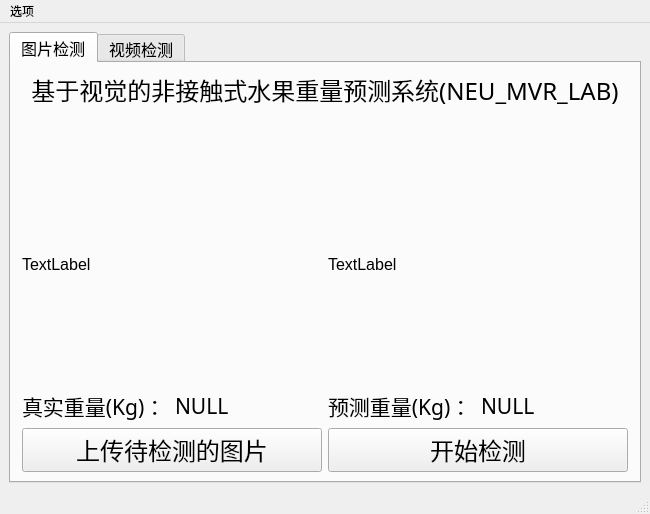
<?xml version="1.0" encoding="UTF-8"?>
<ui version="4.0">
 <class>MainWindow</class>
 <widget class="QMainWindow" name="MainWindow">
  <property name="geometry">
   <rect>
    <x>0</x>
    <y>0</y>
    <width>650</width>
    <height>514</height>
   </rect>
  </property>
  <property name="sizePolicy">
   <sizepolicy hsizetype="Fixed" vsizetype="Fixed">
    <horstretch>0</horstretch>
    <verstretch>0</verstretch>
   </sizepolicy>
  </property>
  <property name="minimumSize">
   <size>
    <width>650</width>
    <height>514</height>
   </size>
  </property>
  <property name="maximumSize">
   <size>
    <width>650</width>
    <height>514</height>
   </size>
  </property>
  <property name="windowTitle">
   <string>Without_Touch</string>
  </property>
  <widget class="QWidget" name="centralwidget">
   <layout class="QHBoxLayout" name="horizontalLayout_2">
    <item>
     <widget class="QTabWidget" name="tabWidget">
      <property name="font">
       <font>
        <family>System</family>
        <pointsize>12</pointsize>
       </font>
      </property>
      <property name="currentIndex">
       <number>0</number>
      </property>
      <widget class="QWidget" name="tab">
       <attribute name="title">
        <string>图片检测</string>
       </attribute>
       <layout class="QGridLayout" name="gridLayout">
        <item row="0" column="0">
         <widget class="QLabel" name="label">
          <property name="font">
           <font>
            <family>楷体</family>
            <pointsize>18</pointsize>
            <weight>50</weight>
            <bold>false</bold>
           </font>
          </property>
          <property name="text">
           <string>基于视觉的非接触式水果重量预测系统(NEU_MVR_LAB)</string>
          </property>
          <property name="alignment">
           <set>Qt::AlignCenter</set>
          </property>
         </widget>
        </item>
        <item row="1" column="0">
         <layout class="QHBoxLayout" name="horizontalLayout_9">
          <item>
           <widget class="QLabel" name="label_img">
            <property name="sizePolicy">
             <sizepolicy hsizetype="Fixed" vsizetype="Fixed">
              <horstretch>0</horstretch>
              <verstretch>0</verstretch>
             </sizepolicy>
            </property>
            <property name="minimumSize">
             <size>
              <width>300</width>
              <height>300</height>
             </size>
            </property>
            <property name="maximumSize">
             <size>
              <width>300</width>
              <height>300</height>
             </size>
            </property>
            <property name="text">
             <string>TextLabel</string>
            </property>
           </widget>
          </item>
          <item>
           <widget class="QLabel" name="label_img_d">
            <property name="sizePolicy">
             <sizepolicy hsizetype="Fixed" vsizetype="Fixed">
              <horstretch>0</horstretch>
              <verstretch>0</verstretch>
             </sizepolicy>
            </property>
            <property name="minimumSize">
             <size>
              <width>300</width>
              <height>300</height>
             </size>
            </property>
            <property name="maximumSize">
             <size>
              <width>300</width>
              <height>300</height>
             </size>
            </property>
            <property name="text">
             <string>TextLabel</string>
            </property>
           </widget>
          </item>
         </layout>
        </item>
        <item row="2" column="0">
         <layout class="QHBoxLayout" name="horizontalLayout_7">
          <item>
           <layout class="QHBoxLayout" name="horizontalLayout_4">
            <item>
             <widget class="QLabel" name="label_left_01">
              <property name="font">
               <font>
                <family>楷体</family>
                <pointsize>16</pointsize>
               </font>
              </property>
              <property name="text">
               <string>真实重量(Kg)：</string>
              </property>
             </widget>
            </item>
            <item>
             <widget class="QLabel" name="label_left">
              <property name="font">
               <font>
                <family>楷体</family>
                <pointsize>16</pointsize>
               </font>
              </property>
              <property name="text">
               <string>NULL</string>
              </property>
             </widget>
            </item>
           </layout>
          </item>
          <item>
           <layout class="QHBoxLayout" name="horizontalLayout_5">
            <item>
             <widget class="QLabel" name="label_right_01">
              <property name="font">
               <font>
                <family>楷体</family>
                <pointsize>16</pointsize>
               </font>
              </property>
              <property name="text">
               <string>预测重量(Kg)：</string>
              </property>
             </widget>
            </item>
            <item>
             <widget class="QLabel" name="label_right">
              <property name="font">
               <font>
                <family>楷体</family>
                <pointsize>16</pointsize>
               </font>
              </property>
              <property name="text">
               <string>NULL</string>
              </property>
             </widget>
            </item>
           </layout>
          </item>
         </layout>
        </item>
        <item row="3" column="0">
         <layout class="QHBoxLayout" name="horizontalLayout_8">
          <item>
           <widget class="QPushButton" name="btn_load_img">
            <property name="sizePolicy">
             <sizepolicy hsizetype="Preferred" vsizetype="Fixed">
              <horstretch>0</horstretch>
              <verstretch>0</verstretch>
             </sizepolicy>
            </property>
            <property name="font">
             <font>
              <family>楷体</family>
              <pointsize>18</pointsize>
             </font>
            </property>
            <property name="layoutDirection">
             <enum>Qt::LeftToRight</enum>
            </property>
            <property name="autoFillBackground">
             <bool>false</bool>
            </property>
            <property name="text">
             <string>上传待检测的图片</string>
            </property>
            <property name="autoDefault">
             <bool>false</bool>
            </property>
           </widget>
          </item>
          <item>
           <widget class="QPushButton" name="btn_detect_img">
            <property name="sizePolicy">
             <sizepolicy hsizetype="Preferred" vsizetype="Fixed">
              <horstretch>0</horstretch>
              <verstretch>0</verstretch>
             </sizepolicy>
            </property>
            <property name="font">
             <font>
              <family>楷体</family>
              <pointsize>18</pointsize>
             </font>
            </property>
            <property name="layoutDirection">
             <enum>Qt::LeftToRight</enum>
            </property>
            <property name="autoFillBackground">
             <bool>false</bool>
            </property>
            <property name="text">
             <string>开始检测</string>
            </property>
            <property name="autoDefault">
             <bool>false</bool>
            </property>
           </widget>
          </item>
         </layout>
        </item>
       </layout>
      </widget>
      <widget class="QWidget" name="tab_2">
       <attribute name="title">
        <string>视频检测</string>
       </attribute>
       <layout class="QGridLayout" name="gridLayout_4">
        <item row="0" column="0">
         <widget class="QLabel" name="label_2">
          <property name="font">
           <font>
            <family>楷体</family>
            <pointsize>18</pointsize>
            <weight>50</weight>
            <bold>false</bold>
           </font>
          </property>
          <property name="text">
           <string>基于视觉的非接触式水果重量预测系统(NEU_MVR_LAB)</string>
          </property>
          <property name="alignment">
           <set>Qt::AlignCenter</set>
          </property>
         </widget>
        </item>
        <item row="1" column="0">
         <layout class="QHBoxLayout" name="horizontalLayout_3">
          <item>
           <widget class="QLabel" name="label_left_video">
            <property name="sizePolicy">
             <sizepolicy hsizetype="Expanding" vsizetype="Expanding">
              <horstretch>0</horstretch>
              <verstretch>0</verstretch>
             </sizepolicy>
            </property>
            <property name="text">
             <string>TextLabel</string>
            </property>
           </widget>
          </item>
         </layout>
        </item>
        <item row="2" column="0">
         <layout class="QHBoxLayout" name="horizontalLayout_15">
          <item>
           <layout class="QHBoxLayout" name="horizontalLayout_14">
            <item>
             <widget class="QLabel" name="label_8">
              <property name="font">
               <font>
                <family>楷体</family>
                <pointsize>16</pointsize>
               </font>
              </property>
              <property name="text">
               <string>真实重量(Kg)：</string>
              </property>
             </widget>
            </item>
            <item>
             <widget class="QLabel" name="label_left_02">
              <property name="font">
               <font>
                <family>楷体</family>
                <pointsize>16</pointsize>
               </font>
              </property>
              <property name="text">
               <string>NULL</string>
              </property>
             </widget>
            </item>
           </layout>
          </item>
          <item>
           <layout class="QHBoxLayout" name="horizontalLayout">
            <item>
             <widget class="QLabel" name="label_5">
              <property name="font">
               <font>
                <family>楷体</family>
                <pointsize>16</pointsize>
               </font>
              </property>
              <property name="text">
               <string>预测重量(Kg)：</string>
              </property>
             </widget>
            </item>
            <item>
             <widget class="QLabel" name="label_right_02">
              <property name="font">
               <font>
                <family>楷体</family>
                <pointsize>16</pointsize>
               </font>
              </property>
              <property name="text">
               <string>NULL</string>
              </property>
             </widget>
            </item>
           </layout>
          </item>
         </layout>
        </item>
        <item row="3" column="0">
         <layout class="QHBoxLayout" name="horizontalLayout_6">
          <item>
           <widget class="QPushButton" name="btn_detect_cam">
            <property name="font">
             <font>
              <family>楷体</family>
              <pointsize>18</pointsize>
             </font>
            </property>
            <property name="text">
             <string>从摄像头获取数据</string>
            </property>
           </widget>
          </item>
          <item>
           <widget class="QPushButton" name="btn_detect_video">
            <property name="sizePolicy">
             <sizepolicy hsizetype="Preferred" vsizetype="Fixed">
              <horstretch>0</horstretch>
              <verstretch>0</verstretch>
             </sizepolicy>
            </property>
            <property name="font">
             <font>
              <family>楷体</family>
              <pointsize>18</pointsize>
             </font>
            </property>
            <property name="layoutDirection">
             <enum>Qt::LeftToRight</enum>
            </property>
            <property name="autoFillBackground">
             <bool>false</bool>
            </property>
            <property name="text">
             <string>本地视频上传</string>
            </property>
            <property name="autoDefault">
             <bool>false</bool>
            </property>
           </widget>
          </item>
          <item>
           <widget class="QPushButton" name="btn_video_stop">
            <property name="font">
             <font>
              <family>楷体</family>
              <pointsize>18</pointsize>
             </font>
            </property>
            <property name="text">
             <string>停止检测</string>
            </property>
           </widget>
          </item>
         </layout>
        </item>
       </layout>
      </widget>
     </widget>
    </item>
   </layout>
  </widget>
  <widget class="QMenuBar" name="menubar">
   <property name="geometry">
    <rect>
     <x>0</x>
     <y>0</y>
     <width>650</width>
     <height>23</height>
    </rect>
   </property>
   <widget class="QMenu" name="menu">
    <property name="title">
     <string>选项</string>
    </property>
    <addaction name="action_changemodel"/>
    <addaction name="action_quit"/>
   </widget>
   <addaction name="menu"/>
  </widget>
  <widget class="QStatusBar" name="statusbar"/>
  <action name="action_changemodel">
   <property name="text">
    <string>更换模型文件</string>
   </property>
  </action>
  <action name="action_quit">
   <property name="text">
    <string>退出系统</string>
   </property>
   <property name="iconText">
    <string>退出系统</string>
   </property>
   <property name="toolTip">
    <string>退出系统</string>
   </property>
  </action>
 </widget>
 <resources/>
 <connections/>
</ui>
